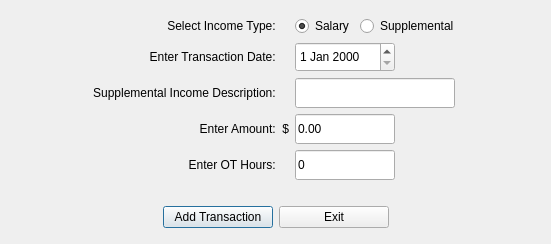
<?xml version="1.0" encoding="UTF-8"?>
<ui version="4.0">
 <class>AddIncomeTransactionDialog</class>
 <widget class="QDialog" name="AddIncomeTransactionDialog">
  <property name="geometry">
   <rect>
    <x>0</x>
    <y>0</y>
    <width>551</width>
    <height>244</height>
   </rect>
  </property>
  <property name="font">
   <font>
    <family>Segoe UI</family>
    <pointsize>9</pointsize>
   </font>
  </property>
  <property name="windowTitle">
   <string>Add Income Transaction</string>
  </property>
  <layout class="QVBoxLayout" name="verticalLayout">
   <item>
    <layout class="QGridLayout" name="gridLayout">
     <item row="2" column="2">
      <widget class="QLineEdit" name="lineEditDescription">
       <property name="minimumSize">
        <size>
         <width>160</width>
         <height>30</height>
        </size>
       </property>
       <property name="maximumSize">
        <size>
         <width>160</width>
         <height>30</height>
        </size>
       </property>
      </widget>
     </item>
     <item row="2" column="0">
      <spacer name="horizontalSpacer_9">
       <property name="orientation">
        <enum>Qt::Horizontal</enum>
       </property>
       <property name="sizeHint" stdset="0">
        <size>
         <width>40</width>
         <height>20</height>
        </size>
       </property>
      </spacer>
     </item>
     <item row="2" column="1">
      <widget class="QLabel" name="label_4">
       <property name="text">
        <string>Supplemental Income Description:    </string>
       </property>
       <property name="alignment">
        <set>Qt::AlignRight|Qt::AlignTrailing|Qt::AlignVCenter</set>
       </property>
      </widget>
     </item>
     <item row="2" column="3">
      <spacer name="horizontalSpacer_10">
       <property name="orientation">
        <enum>Qt::Horizontal</enum>
       </property>
       <property name="sizeHint" stdset="0">
        <size>
         <width>40</width>
         <height>20</height>
        </size>
       </property>
      </spacer>
     </item>
     <item row="0" column="1">
      <widget class="QLabel" name="label_3">
       <property name="text">
        <string>Select Income Type:    </string>
       </property>
       <property name="alignment">
        <set>Qt::AlignRight|Qt::AlignTrailing|Qt::AlignVCenter</set>
       </property>
      </widget>
     </item>
     <item row="0" column="2">
      <layout class="QHBoxLayout" name="horizontalLayout_3">
       <item>
        <widget class="QRadioButton" name="radioButtonSalary">
         <property name="text">
          <string>Salary</string>
         </property>
         <property name="checked">
          <bool>true</bool>
         </property>
        </widget>
       </item>
       <item>
        <widget class="QRadioButton" name="radioButtonSupplemental">
         <property name="text">
          <string>Supplemental</string>
         </property>
        </widget>
       </item>
      </layout>
     </item>
     <item row="0" column="3">
      <spacer name="horizontalSpacer_12">
       <property name="orientation">
        <enum>Qt::Horizontal</enum>
       </property>
       <property name="sizeHint" stdset="0">
        <size>
         <width>40</width>
         <height>20</height>
        </size>
       </property>
      </spacer>
     </item>
     <item row="0" column="0">
      <spacer name="horizontalSpacer_11">
       <property name="orientation">
        <enum>Qt::Horizontal</enum>
       </property>
       <property name="sizeHint" stdset="0">
        <size>
         <width>40</width>
         <height>20</height>
        </size>
       </property>
      </spacer>
     </item>
     <item row="1" column="1">
      <widget class="QLabel" name="label_2">
       <property name="text">
        <string>Enter Transaction Date:    </string>
       </property>
       <property name="alignment">
        <set>Qt::AlignRight|Qt::AlignTrailing|Qt::AlignVCenter</set>
       </property>
      </widget>
     </item>
     <item row="1" column="0">
      <spacer name="horizontalSpacer_5">
       <property name="orientation">
        <enum>Qt::Horizontal</enum>
       </property>
       <property name="sizeHint" stdset="0">
        <size>
         <width>40</width>
         <height>20</height>
        </size>
       </property>
      </spacer>
     </item>
     <item row="1" column="3">
      <spacer name="horizontalSpacer_6">
       <property name="orientation">
        <enum>Qt::Horizontal</enum>
       </property>
       <property name="sizeHint" stdset="0">
        <size>
         <width>40</width>
         <height>20</height>
        </size>
       </property>
      </spacer>
     </item>
     <item row="1" column="2">
      <widget class="QDateEdit" name="dateEditTransaction">
       <property name="minimumSize">
        <size>
         <width>100</width>
         <height>30</height>
        </size>
       </property>
       <property name="maximumSize">
        <size>
         <width>100</width>
         <height>30</height>
        </size>
       </property>
      </widget>
     </item>
     <item row="3" column="1">
      <widget class="QLabel" name="label_5">
       <property name="text">
        <string>Enter Amount:  $</string>
       </property>
       <property name="alignment">
        <set>Qt::AlignRight|Qt::AlignTrailing|Qt::AlignVCenter</set>
       </property>
      </widget>
     </item>
     <item row="3" column="2">
      <widget class="QLineEdit" name="lineEditAmount">
       <property name="minimumSize">
        <size>
         <width>100</width>
         <height>30</height>
        </size>
       </property>
       <property name="maximumSize">
        <size>
         <width>100</width>
         <height>30</height>
        </size>
       </property>
       <property name="text">
        <string>0.00</string>
       </property>
      </widget>
     </item>
     <item row="3" column="3">
      <spacer name="horizontalSpacer_8">
       <property name="orientation">
        <enum>Qt::Horizontal</enum>
       </property>
       <property name="sizeHint" stdset="0">
        <size>
         <width>40</width>
         <height>20</height>
        </size>
       </property>
      </spacer>
     </item>
     <item row="3" column="0">
      <spacer name="horizontalSpacer_7">
       <property name="orientation">
        <enum>Qt::Horizontal</enum>
       </property>
       <property name="sizeHint" stdset="0">
        <size>
         <width>40</width>
         <height>20</height>
        </size>
       </property>
      </spacer>
     </item>
     <item row="4" column="0">
      <spacer name="horizontalSpacer_3">
       <property name="orientation">
        <enum>Qt::Horizontal</enum>
       </property>
       <property name="sizeHint" stdset="0">
        <size>
         <width>40</width>
         <height>20</height>
        </size>
       </property>
      </spacer>
     </item>
     <item row="4" column="1">
      <widget class="QLabel" name="label">
       <property name="text">
        <string>Enter OT Hours:    </string>
       </property>
       <property name="alignment">
        <set>Qt::AlignRight|Qt::AlignTrailing|Qt::AlignVCenter</set>
       </property>
      </widget>
     </item>
     <item row="4" column="2">
      <widget class="QLineEdit" name="lineEditOT">
       <property name="minimumSize">
        <size>
         <width>100</width>
         <height>30</height>
        </size>
       </property>
       <property name="maximumSize">
        <size>
         <width>100</width>
         <height>30</height>
        </size>
       </property>
       <property name="text">
        <string>0</string>
       </property>
      </widget>
     </item>
     <item row="4" column="3">
      <spacer name="horizontalSpacer_4">
       <property name="orientation">
        <enum>Qt::Horizontal</enum>
       </property>
       <property name="sizeHint" stdset="0">
        <size>
         <width>40</width>
         <height>20</height>
        </size>
       </property>
      </spacer>
     </item>
    </layout>
   </item>
   <item>
    <spacer name="verticalSpacer">
     <property name="orientation">
      <enum>Qt::Vertical</enum>
     </property>
     <property name="sizeType">
      <enum>QSizePolicy::Fixed</enum>
     </property>
     <property name="sizeHint" stdset="0">
      <size>
       <width>20</width>
       <height>15</height>
      </size>
     </property>
    </spacer>
   </item>
   <item>
    <layout class="QHBoxLayout" name="horizontalLayout">
     <item>
      <spacer name="horizontalSpacer">
       <property name="orientation">
        <enum>Qt::Horizontal</enum>
       </property>
       <property name="sizeHint" stdset="0">
        <size>
         <width>40</width>
         <height>20</height>
        </size>
       </property>
      </spacer>
     </item>
     <item>
      <widget class="QPushButton" name="pushButtonAddTransaction">
       <property name="minimumSize">
        <size>
         <width>110</width>
         <height>0</height>
        </size>
       </property>
       <property name="maximumSize">
        <size>
         <width>110</width>
         <height>16777215</height>
        </size>
       </property>
       <property name="text">
        <string>Add Transaction</string>
       </property>
      </widget>
     </item>
     <item>
      <widget class="QPushButton" name="pushButtonExit">
       <property name="minimumSize">
        <size>
         <width>110</width>
         <height>0</height>
        </size>
       </property>
       <property name="maximumSize">
        <size>
         <width>110</width>
         <height>16777215</height>
        </size>
       </property>
       <property name="text">
        <string>Exit</string>
       </property>
      </widget>
     </item>
     <item>
      <spacer name="horizontalSpacer_2">
       <property name="orientation">
        <enum>Qt::Horizontal</enum>
       </property>
       <property name="sizeHint" stdset="0">
        <size>
         <width>40</width>
         <height>20</height>
        </size>
       </property>
      </spacer>
     </item>
    </layout>
   </item>
  </layout>
 </widget>
 <resources/>
 <connections/>
</ui>
